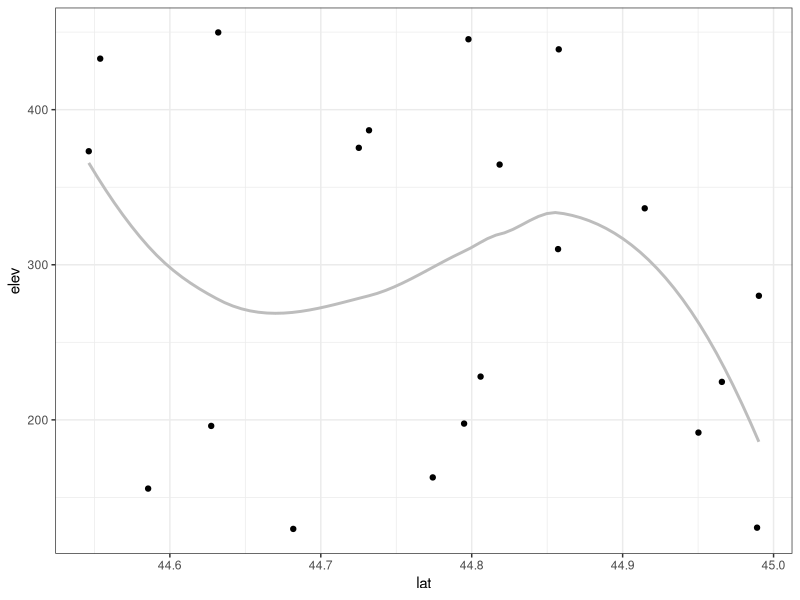
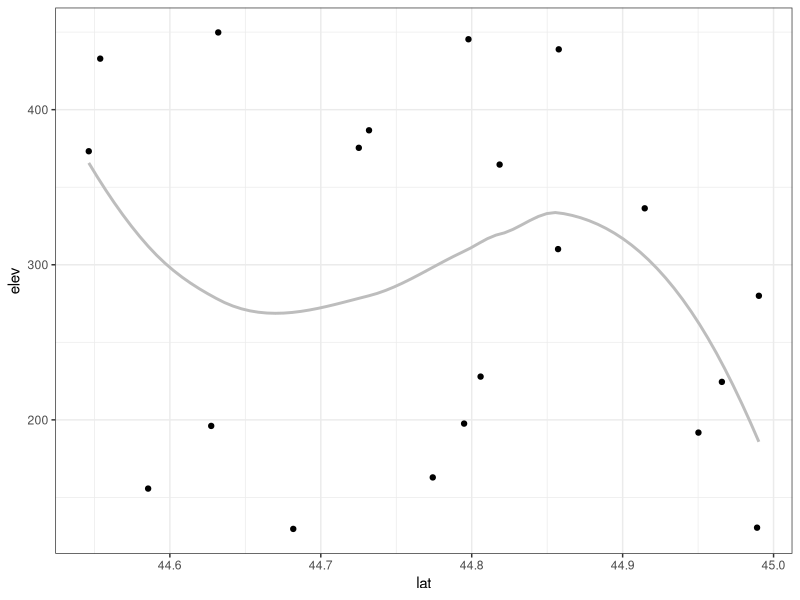
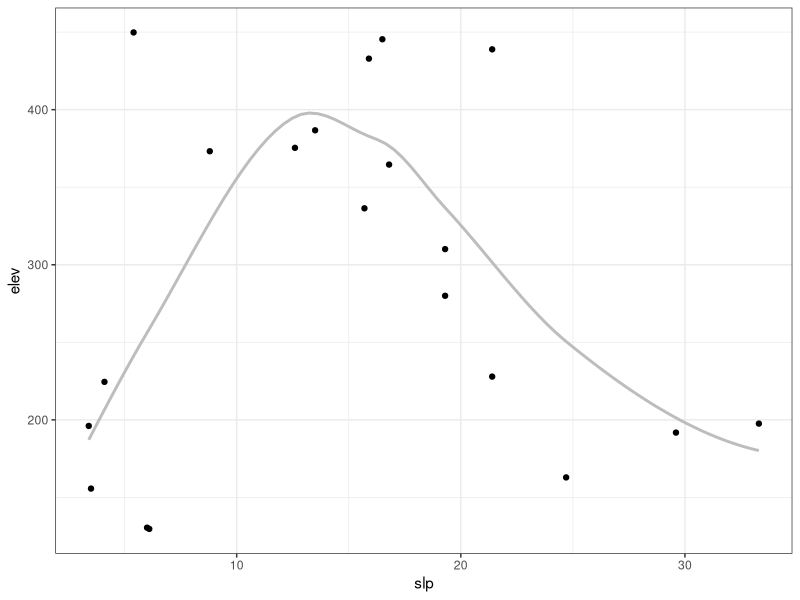
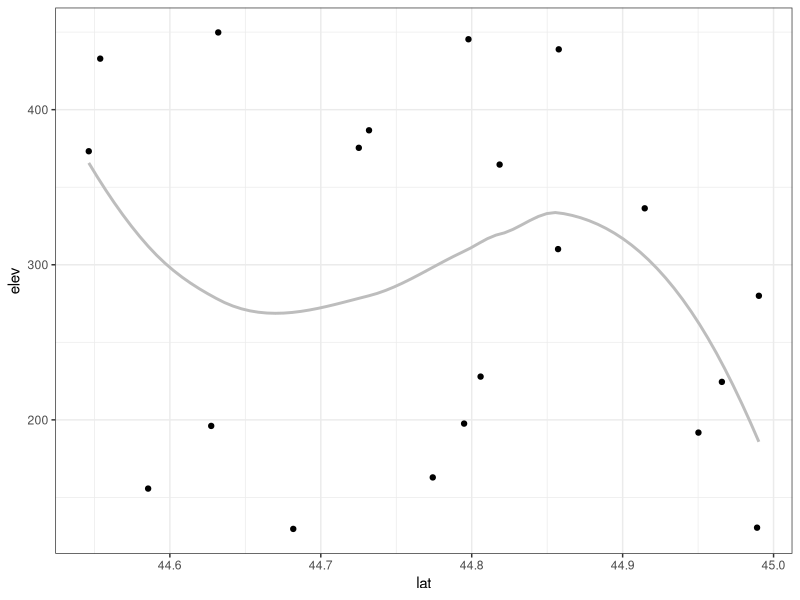
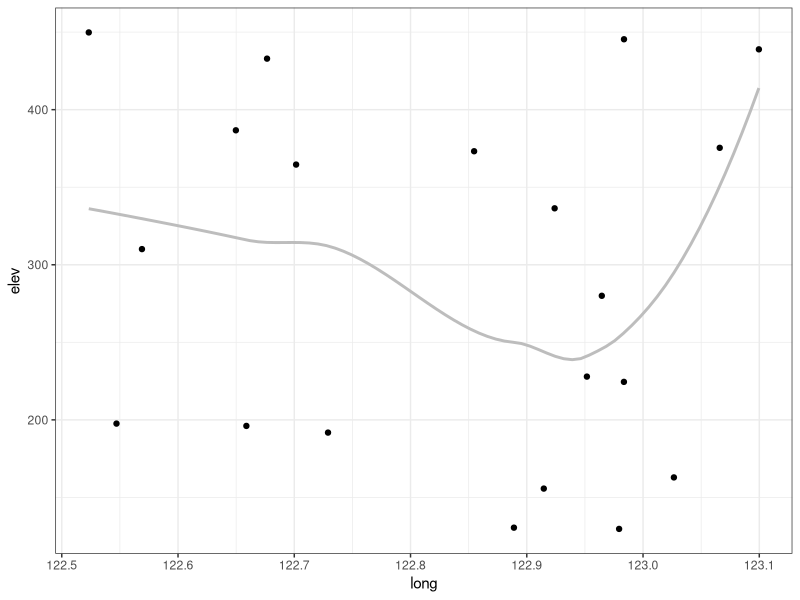
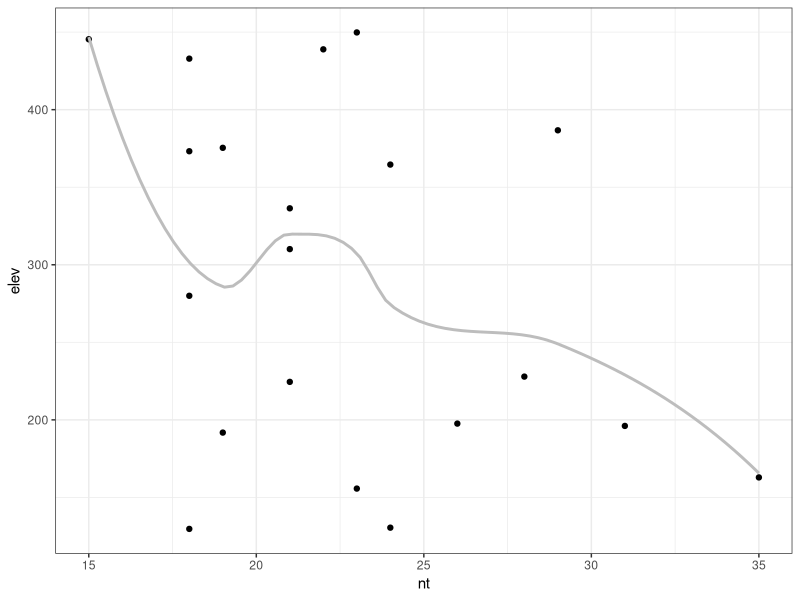
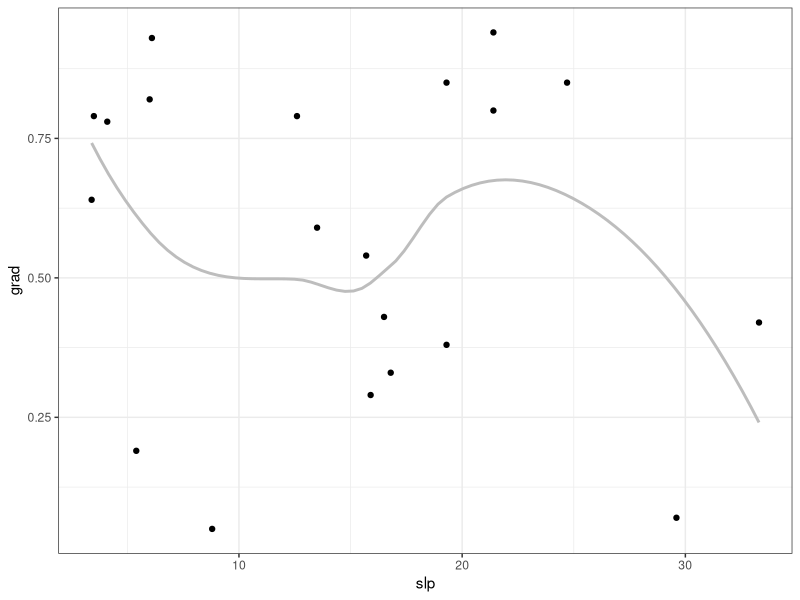
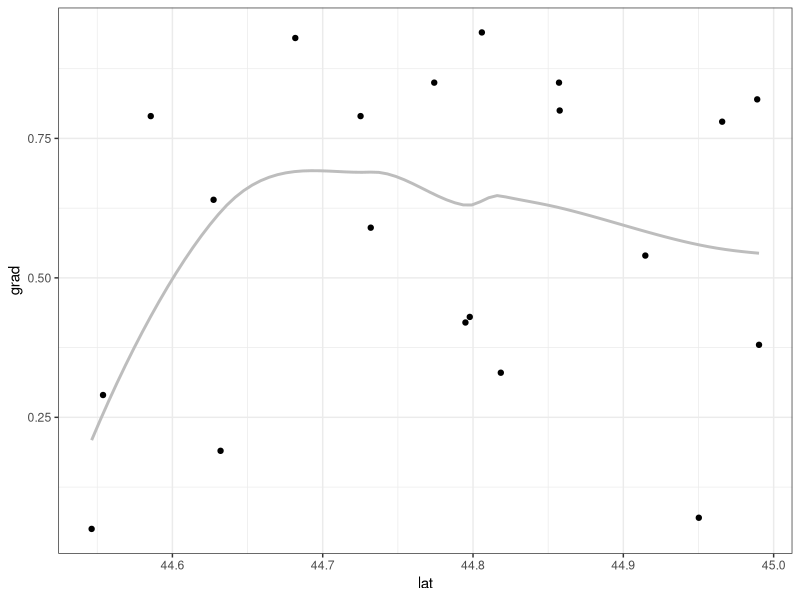

Write R code to recreate these figures, in order.
library(ggplot2) # v. 3.0.0
library(purrr) # v. 0.2.5


set.seed(16)
dat = data.frame(elev = round( runif(20, 100, 500), 1),
                 resp = round( runif(20, 0, 10), 1),
                 grad = round( runif(20, 0, 1), 2),
                 slp = round( runif(20, 0, 35),1),
                 lat = runif(20, 44.5, 45),
                 long = runif(20, 122.5, 123.1),
                 nt = rpois(20, lambda = 25) )
head(dat)


response = names(dat)[1:3]
expl = names(dat)[4:7]


response = set_names(response)
response


expl = set_names(expl)
expl


scatter_fun = function(x, y) {
     ggplot(dat, aes_string(x = x, y = y) ) +
          geom_point() +
          geom_smooth(method = "loess", se = FALSE, color = "grey74") +
          theme_bw()
}


scatter_fun("lat", "elev")


scatter_fun2 = function(x, y) {
     ggplot(dat, aes(x = !!sym(x), y = !!sym(y) ) ) +
          geom_point() +
          geom_smooth(method = "loess", se = FALSE, color = "grey74") +
          theme_bw()
}

scatter_fun2("lat", "elev")


elev_plots = map(expl, ~scatter_fun(.x, "elev") )

elev_plots


all_plots = map(response,
                ~map(expl, scatter_fun, y = .x) )


# all_plots$grad

all_plots$grad[1:2]

all_plots$grad$long

all_plots[[3]][[3]]

# pdf("all_scatterplots.pdf")
# all_plots
# dev.off()
# 

# iwalk(all_plots, ~{
#      pdf(paste0(.y, "_scatterplots.pdf") )
#      print(.x)
#      dev.off()
# })
# 

plotnames = imap(all_plots, ~paste0(.y, "_", names(.x), ".png")) %>%
     flatten()
plotnames


# walk2(plotnames, flatten(all_plots), ~ggsave(filename = .x, plot = .y,
#                                          height = 7, width = 7))
# 

cowplot::plot_grid(plotlist = all_plots[[1]])


response_plots = map(all_plots, ~cowplot::plot_grid(plotlist = .x))
response_plots

